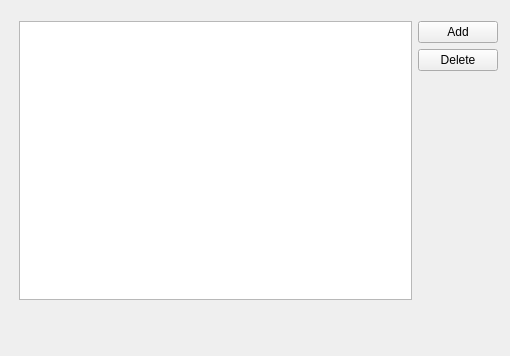
<?xml version="1.0" encoding="UTF-8"?>
<ui version="4.0">
 <class>AddressBookCPPClass</class>
 <widget class="QWidget" name="AddressBookCPPClass">
  <property name="geometry">
   <rect>
    <x>0</x>
    <y>0</y>
    <width>510</width>
    <height>356</height>
   </rect>
  </property>
  <property name="windowTitle">
   <string>AddressBookCPP</string>
  </property>
  <widget class="QWidget" name="">
   <property name="geometry">
    <rect>
     <x>8</x>
     <y>10</y>
     <width>501</width>
     <height>341</height>
    </rect>
   </property>
   <layout class="QGridLayout" name="mainGrid">
    <item row="0" column="0">
     <widget class="QListWidget" name="addressList"/>
    </item>
    <item row="0" column="1">
     <layout class="QVBoxLayout" name="verticalLayout">
      <item>
       <widget class="QPushButton" name="addButton">
        <property name="text">
         <string>Add</string>
        </property>
       </widget>
      </item>
      <item>
       <widget class="QPushButton" name="deleteButton">
        <property name="text">
         <string>Delete</string>
        </property>
       </widget>
      </item>
      <item>
       <spacer name="verticalSpacer">
        <property name="orientation">
         <enum>Qt::Orientation::Vertical</enum>
        </property>
        <property name="sizeHint" stdset="0">
         <size>
          <width>20</width>
          <height>40</height>
         </size>
        </property>
       </spacer>
      </item>
     </layout>
    </item>
    <item row="1" column="0">
     <widget class="QLabel" name="nameLabel">
      <property name="text">
       <string>&lt;No item selected&gt;</string>
      </property>
     </widget>
    </item>
    <item row="2" column="0">
     <widget class="QLabel" name="emailLabel">
      <property name="text">
       <string/>
      </property>
     </widget>
    </item>
   </layout>
  </widget>
 </widget>
 <layoutdefault spacing="6" margin="11"/>
 <resources>
  <include location="addressbookcpp.qrc"/>
 </resources>
 <connections/>
</ui>
